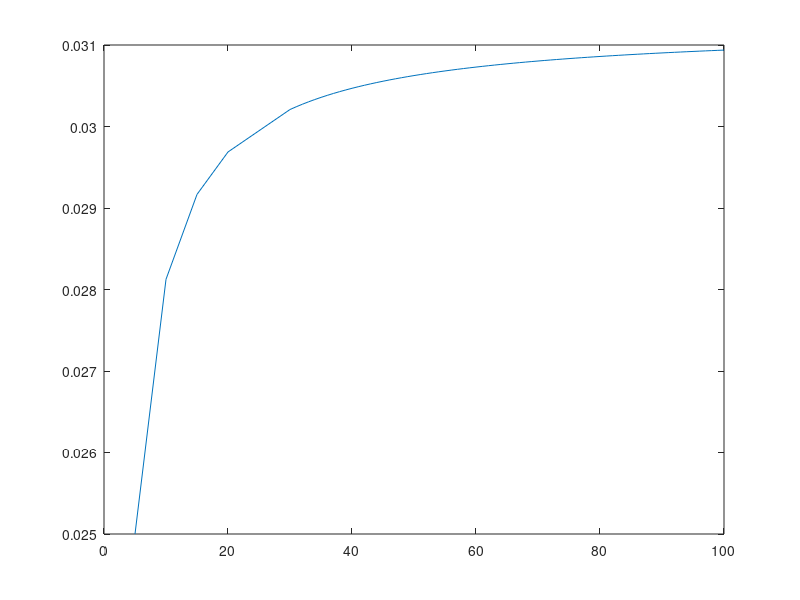

Here is the MATLAB script that generated this plot:
k = 6;
m = 2^k;
n = [5:5:20 30:100];
bound = @(n) 2/m * (n-1)/n;
p_coll = zeros(size(n));

for i=1:length(n)
    p_coll(i) = bound(n(i));
end

figure;
plot(n, p_coll);